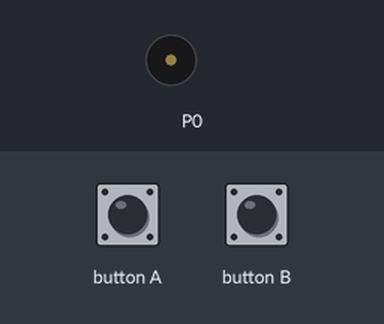
Simulated run of this program. Board: BBC micro:bit running MicroPython. Parts: buzzer (waves = sounding). The inputs (shaded band) are chosen by the test bench.

Above: at 1.2 s.
1.3 s: button A pressed for 0.15 s
At 1.45 s:
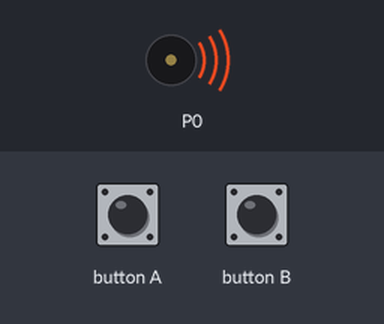
Timing chart, 0 to 4.3 s (numbered marks = the images above; inputs shaded):
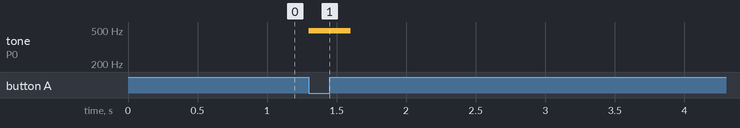

The program:

buzz-music.py
```python
from microbit import *
import music

pitch = 440
interval = 1.12245
while True:
    if button_a.was_pressed():
        pitch *= interval
        music.pitch(int(pitch), 300)
    if button_b.was_pressed():
        pitch /= interval
        music.pitch(int(pitch), 300)
```

Measured:
- after the input at 1.3 s, tone on P0: silent → 493 Hz at once, → silent 0.30 s later
